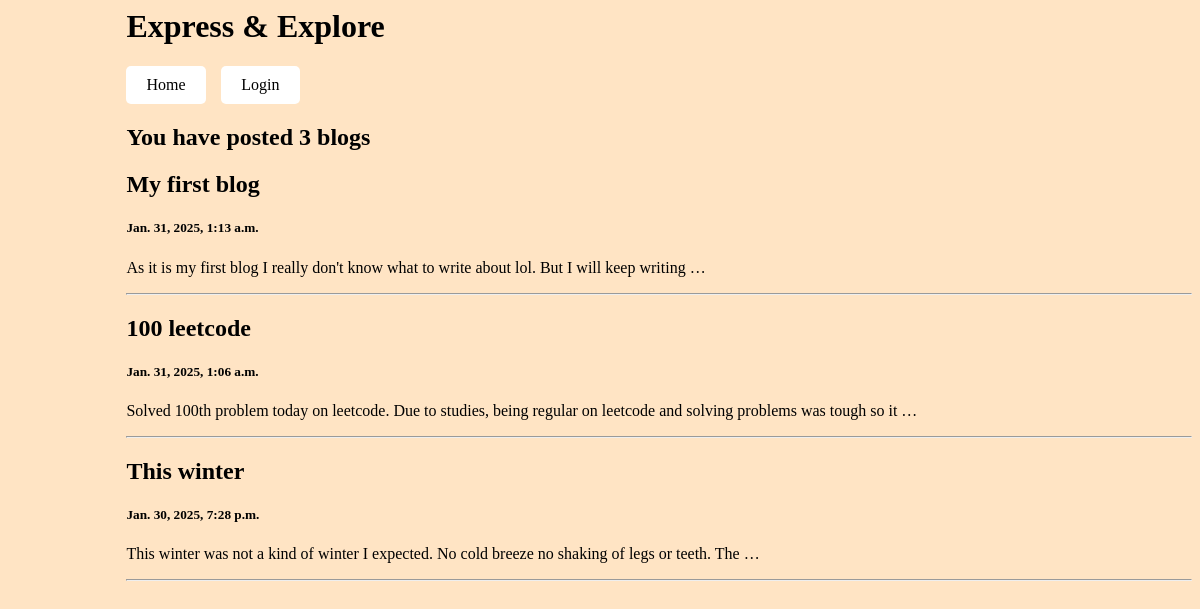
The app's page /read with its own data.
### app/models.py (models this page shows, shortened)
class Blogs(models.Model):
    title= models.CharField(max_length=100)
    body= models.TextField()
    posted= models.DateTimeField(default=datetime.now, blank=True)

### app/views.py (the view)
# urls.py: path('read',views.read, name='read'),
def read(request):
    blogs=Blogs.objects.all()
    total=len(blogs)
    return render(request,'read.html',{'blogs':blogs,'total':total})

### templates/read.html (shortened to what this page needs)
<body>
    <h1>Express & Explore</h1>
    <a href="go_to_home" id="btn2">Home</a>
    {% if user.is_authenticated %}
    <a href="logout" id="btn">Logout</a>
    {% else %}
    <a href="login" id="btn">Login</a>
    {% endif %}
    <div id="all">
        <h2>You have posted {{total}} blogs</h2>
        {% for blog in blogs reversed %}
        <div id="parts">
            <a href="blog/{{blog.id}}">
                <h2>{{blog.title}}</h2>
                <h5>{{blog.posted}}</h5>
                <p>{{blog.body|truncatewords:20}}</p>
            </a>
        </div>
        <hr>
        {% endfor %}
    </div>
</body>

### templates/read.html (style rules this page uses)
body { background-color: bisque; }
#all, #btn2,h1 { margin-left: 10%; }
a { text-decoration: none; color: black; }
#btn2 { display: inline-block; padding: 10px 20px; background-color:white; color: black; text-decoration: none; border-radius: 5px; text-align: center; }
#btn { margin-left: 1%; display: inline-block; padding: 10px 20px; background-color: white; color: black; text-decoration: none; border-radius: 5px; text-align: center; }

### records on screen
Blogs: title "My first blog", posted "Jan. 31, 2025, 1:13 a.m.", body "As it is my first blog I really don't know what to write about lol. But I will keep writing …"
Blogs: title "100 leetcode", posted "Jan. 31, 2025, 1:06 a.m.", body "Solved 100th problem today on leetcode. Due to studies, being regular on leetcode and solving problems was tough so it …"
Blogs: title "This winter", posted "Jan. 30, 2025, 7:28 p.m.", body "This winter was not a kind of winter I expected. No cold breeze no shaking of legs or teeth. The …"

### other values on screen
{{ total }} "3"
